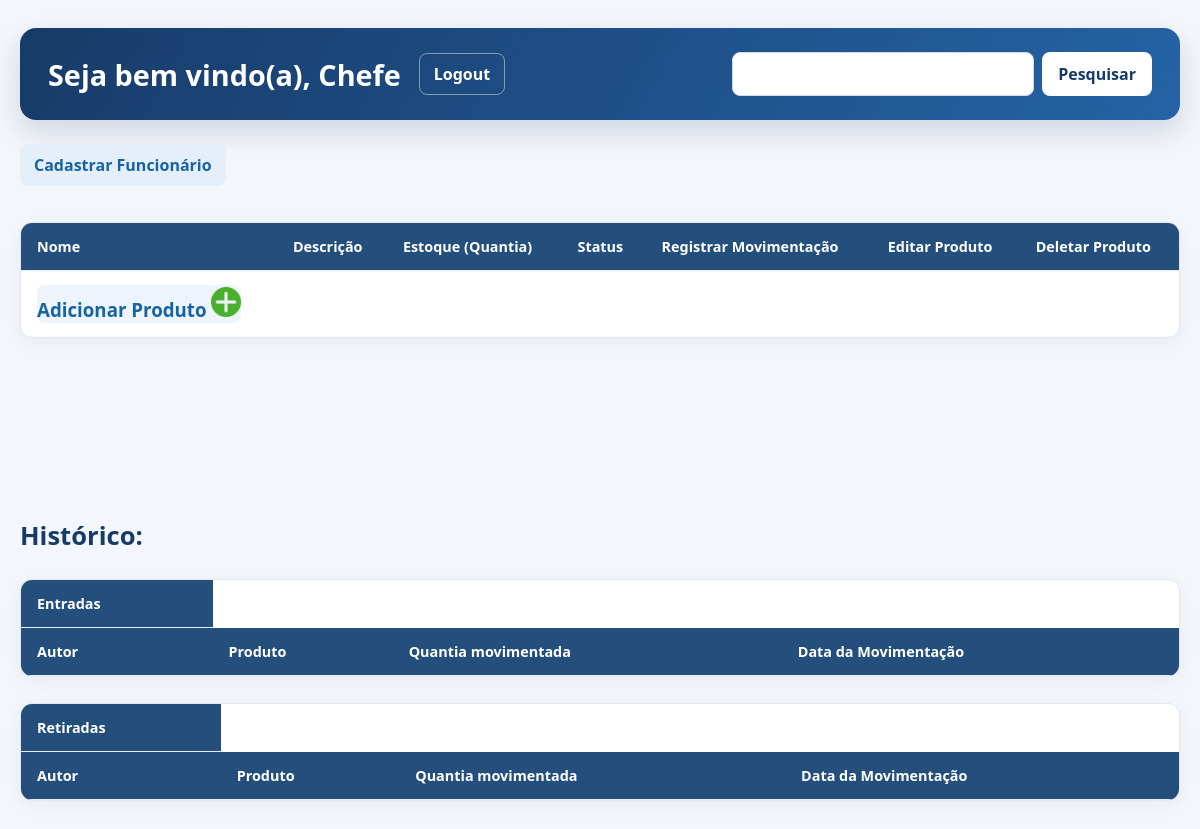
Page /Pages/FE/interfaceProdutos.php (signed in) on the earlier database version.
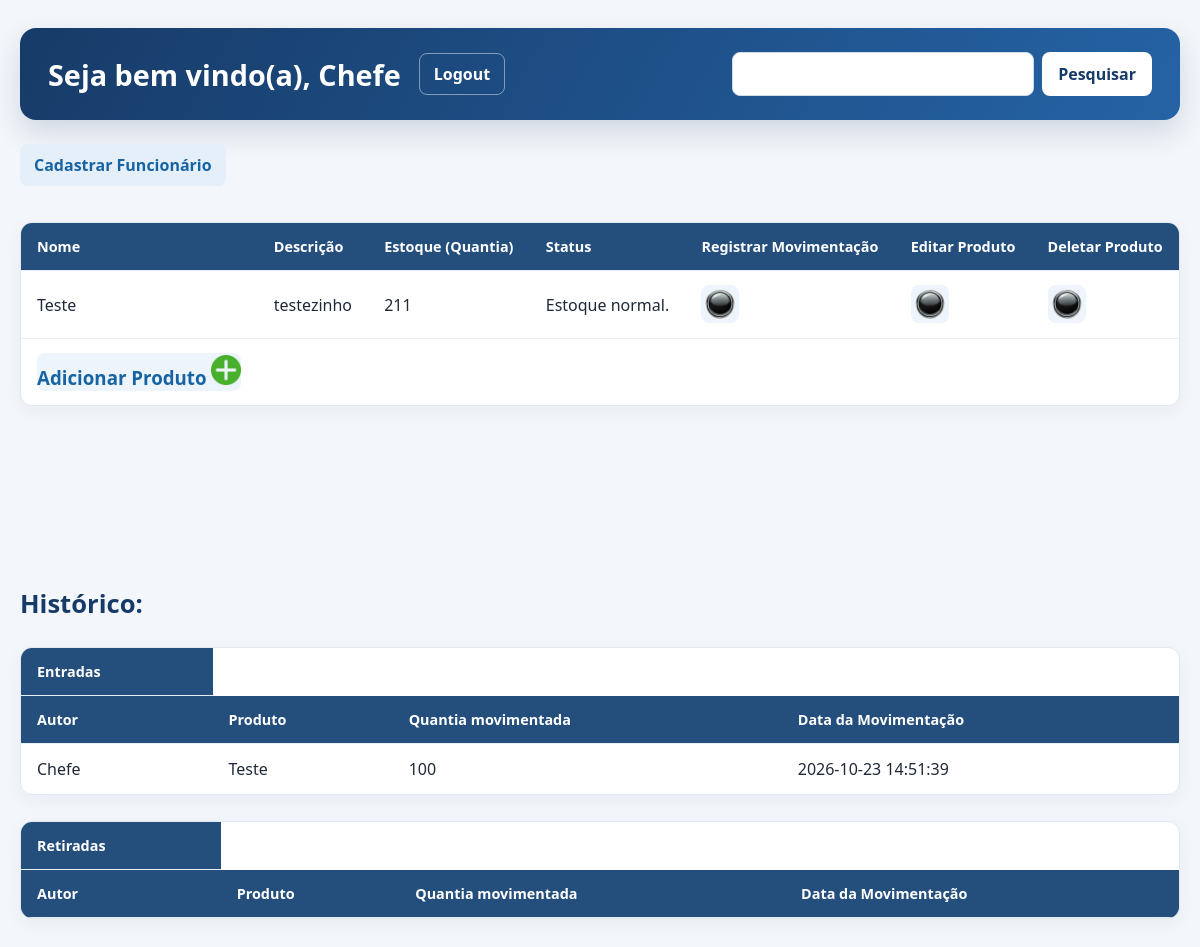
Same page on the later database version.
### tables this page shows
CREATE TABLE `produto` (
  `id` int(11) NOT NULL,
  `nome` varchar(255) NOT NULL,
  `descricao` varchar(255) NOT NULL,
  `quantidade` int(11) NOT NULL,
  `quantia_minima` int(11) NOT NULL
);

CREATE TABLE `estoque` (
  `id` int(11) NOT NULL,
  `id_usuario` int(11) NOT NULL,
  `id_produto` int(11) NOT NULL,
  `tipo_movimento` enum('retirada','entrada') NOT NULL,
  `movimento` int(11) NOT NULL,
  `data_movimento` datetime NOT NULL DEFAULT current_timestamp()
);

CREATE TABLE `usuario` (
  `id` int(11) NOT NULL,
  `nome` varchar(255) NOT NULL,
  `email` varchar(255) NOT NULL,
  `senha` varchar(255) NOT NULL
);

### Controller/ProdutoController.php (called while the page is built, shortened)
<?php
require_once "C:/Turma2/xampp/htdocs/ferramentasSAEP/Model/ProdutoModel.php";
class ProdutoController{
    private $produtoModel;
    public function __construct($pdo){
        $this->produtoModel = new ProdutoModel($pdo);
    }
    public function listarProdutos(){
        return $this->produtoModel->listarProdutos();
    }
}
?>

### Model/ProdutoModel.php (called while the page is built, shortened)
<?php
class ProdutoModel {
    private $pdo;
    public function __construct($pdo){
        $this->pdo =$pdo;
    }
    public function listarProdutos(){
        $sql = "SELECT * FROM produto ORDER BY nome ASC";
        $stmt = $this->pdo->prepare($sql);
        $stmt->execute();
        return $stmt->fetchAll(PDO::FETCH_ASSOC);
    }
}
?>

### Controller/EstoqueController.php (called while the page is built, shortened)
<?php
require_once "C:/Turma2/xampp/htdocs/ferramentasSAEP/Model/EstoqueModel.php";
class EstoqueController{
    private $estoqueModel;
    public function __construct($pdo){
        $this->estoqueModel = new EstoqueModel($pdo);
    }
    public function listarHistoricoEntradas(){
        return $this->estoqueModel->listarHistoricoEntradas();
    }
}
?>

### Model/EstoqueModel.php (called while the page is built, shortened)
<?php
class EstoqueModel
{
    private $pdo;
    public function __construct($pdo)
    {
        $this->pdo = $pdo;
    }
    public function listarHistoricoEntradas()
    {
        $sql = "SELECT e.*, p.nome AS produto, u.nome AS usuario FROM estoque e
        INNER JOIN produto p ON e.id_produto = p.id
        INNER JOIN usuario u ON e.id_usuario = u.id
        WHERE e.tipo_movimento = 'entrada'
        ORDER by e.data_movimento DESC";
        $stmt = $this->pdo->prepare($sql);
        $stmt->execute();
        return $stmt->fetchAll(PDO::FETCH_ASSOC);
    }
}

### Pages/FE/interfaceProdutos.php (the view, shortened to what this page needs)
<!DOCTYPE html>
<html lang="en">
<head>
    <link rel="stylesheet" href="../../CSS/interface.css">
</head>
<?php
require_once "C:/Turma2/xampp/htdocs/ferramentasSAEP/DB/Database.php";
require_once "C:/Turma2/xampp/htdocs/ferramentasSAEP/Controller/ProdutoController.php";
require_once "C:/Turma2/xampp/htdocs/ferramentasSAEP/Controller/EstoqueController.php";
$pdo = getPDOConnection();
$produtoController = new ProdutoController($pdo);
$estoqueController = new EstoqueController($pdo);
$produtos = $produtoController->listarProdutos();
$historicoEntrada = $estoqueController->listarHistoricoEntradas();
?>
<body>
<header>
    <h1>Seja bem vindo(a), <?php echo $_SESSION['usuario_nome']; ?></h1>
    <a href="../BE/logoutUsuario.php">Logout</a>
    <search>
      <form method="GET">
        <input name="search" type="text"> <button type="submit">Pesquisar</button>
      </form>
    </search>
</header>
<?php
if($_SESSION['usuario_email'] == 'adm@saep.com'){
  ?>
  <a href="cadastrarUsuario.php">Cadastrar Funcionário</a>
  <?php
}
?>
<br>
<table>
  <tr>
    <th>Nome</th>
    <th>Descrição</th>
    <th>Estoque (Quantia)</th>
    <th>Status</th>
    <th>Registrar Movimentação</th>
    <th>Editar Produto</th>
    <th>Deletar Produto</th>
  </tr>
  <?php
  foreach($produtos as $produto){
    ?>
  <tr>
    <td><?php echo $produto['nome']; ?></td>
    <td><?php echo $produto['descricao']; ?></td>
    <td><?php echo $produto['quantidade']; ?></td>
    <td><?php
    if($produto['quantidade']<=$produto['quantia_minima']){
        echo "Estoque abaixo do recomendado!";
    }elseif($produto['quantidade']>$produto['quantia_minima']){
        echo "Estoque normal.";
    } ?></td>
    <td><a href="movimentarProduto.php?id=<?php echo $produto['id']; ?>"><img src="../../IMGs/botaoMovimentacao.webp" alt="botão de movimentação"></a></td>
    <td><a href="editarProduto.php?id=<?php echo $produto['id']; ?>"><img src="../../IMGs/botaoMovimentacao.webp" alt="botão de editar"></a></td>
    <td><a href="../BE/deleteProduto.php?id=<?php echo $produto['id']; ?>"  onclick="return confirm('Tem certeza?')"><img src="../../IMGs/botaoMovimentacao.webp" alt="botão de delete"></a></td>
  </tr>
  <?php
}
  ?>
  <tr><td><a href="cadastrarProduto.php"><h3>Adicionar Produto <img src="../../IMGs/botaoMais.png" alt="botão adicionar"></h3></a></td></tr>
</table>
<br><br><br><br><br><br>
<h1>Histórico:</h1>
<section>
<table>
  <tr><th>Entradas</th></tr>
  <tr>
    <th>Autor</th>
    <th>Produto</th>
    <th>Quantia movimentada</th>
    <th>Data da Movimentação</th>
  </tr>
  <?php
  foreach($historicoEntrada as $entrada){
?>
  <tr>
    <td><?php echo $entrada['usuario']; ?></td>
    <td><?php echo $entrada['produto']; ?></td>
    <td><?php echo $entrada['movimento']; ?></td>
    <td><?php echo $entrada['data_movimento']; ?></td>
  </tr>
  <?php
  }
  ?>
</table>
</section>
<section>
  <table>
    <tr><th>Retiradas</th></tr>
  <tr>
    <th>Autor</th>
    <th>Produto</th>
    <th>Quantia movimentada</th>
    <th>Data da Movimentação</th>
  </tr>
  </table>
</section>
</body>
</html>

### CSS/interface.css (style rules this page uses)
:root { color-scheme: light; font-family: "Segoe UI", Arial, sans-serif; color: #1f2937; background: #f3f6fa; font-synthesis: none; }
* { box-sizing: border-box; }
body { width: min(1180px, calc(100% - 40px)); margin: 0 auto; padding: 28px 0 56px; }
header { display: flex; align-items: center; justify-content: space-between; flex-wrap: wrap; gap: 18px; margin-bottom: 24px; padding: 24px 28px; color: #fff; background: linear-gradient(120deg, #173b68, #2563a5); border-radius: 16px; box-shadow: 0 12px 28px rgb(23 59 104 / 16%); }
header h1 { margin: 0; font-size: clamp(1.25rem, 3vw, 1.8rem); }
a { color: #1764a5; font-weight: 600; text-decoration: none; }
header > a { color: #fff; padding: 9px 14px; border: 1px solid rgb(255 255 255 / 45%); border-radius: 8px; }
search { flex: 1 1 280px; max-width: 420px; margin-left: auto; }
search form { display: flex; gap: 8px; }
input[type="text"] { min-width: 0; flex: 1; padding: 10px 12px; color: #1f2937; background: #fff; border: 1px solid #d1dbe7; border-radius: 8px; font: inherit; }
button, input[type="submit"] { padding: 10px 16px; color: #fff; background: #1764a5; border: 0; border-radius: 8px; font: inherit; font-weight: 600; cursor: pointer; }
header button { color: #173b68; background: #fff; }
body > a { display: inline-block; margin: 0 0 18px; padding: 10px 14px; background: #e4effa; border-radius: 8px; }
section { margin: 26px 0; }
section h1, body > h1 { margin: 30px 0 16px; color: #173b68; font-size: 1.6rem; }
table { width: 100%; margin: 18px 0; overflow: hidden; background: #fff; border: 1px solid #e1e8f0; border-collapse: separate; border-spacing: 0; border-radius: 12px; box-shadow: 0 5px 18px rgb(31 41 55 / 5%); }
th, td { padding: 14px 16px; text-align: left; border-bottom: 1px solid #e8edf3; }
th { color: #fff; background: #244f7d; font-size: .9rem; font-weight: 600; }
td { vertical-align: middle; }
tbody tr:last-child td, tr:last-child td { border-bottom: 0; }
td img { display: block; width: 30px; height: 30px; object-fit: contain; }
td a:has(img) { display: inline-flex; align-items: center; justify-content: center; min-width: 38px; min-height: 38px; background: #edf4fb; border-radius: 8px; }
body > table:first-of-type tr:last-child td a { display: inline-flex; align-items: center; gap: 8px; }
body > table:first-of-type tr:last-child td h3 { margin: 0; }
body > table:first-of-type tr:last-child td img { display: inline-block; }

Differences in the rows shown:
added produto: nome "Teste", descricao "testezinho", quantidade "211", quantia_minima "Estoque normal."
added estoque: id_usuario.nome "Chefe", id_produto.nome "Teste", movimento "100", data_movimento "2026-10-23 14:51:39"
